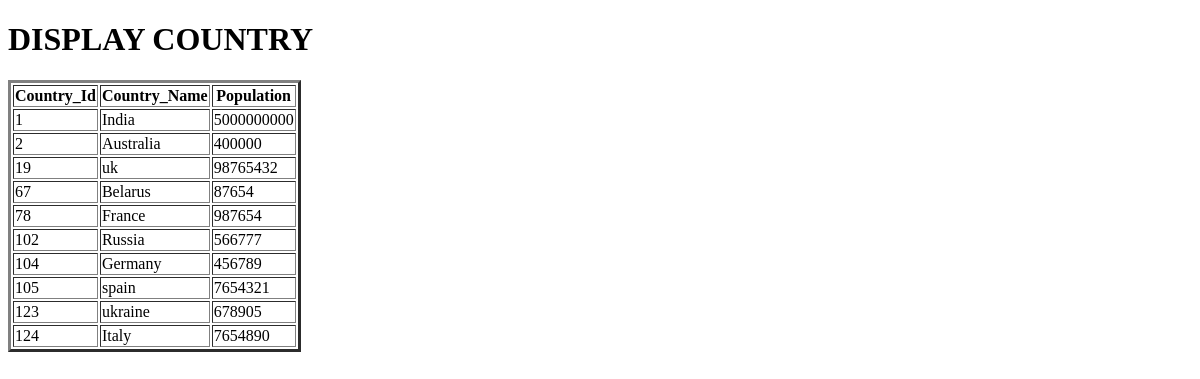
The page /display_country/ on the database as committed earlier.
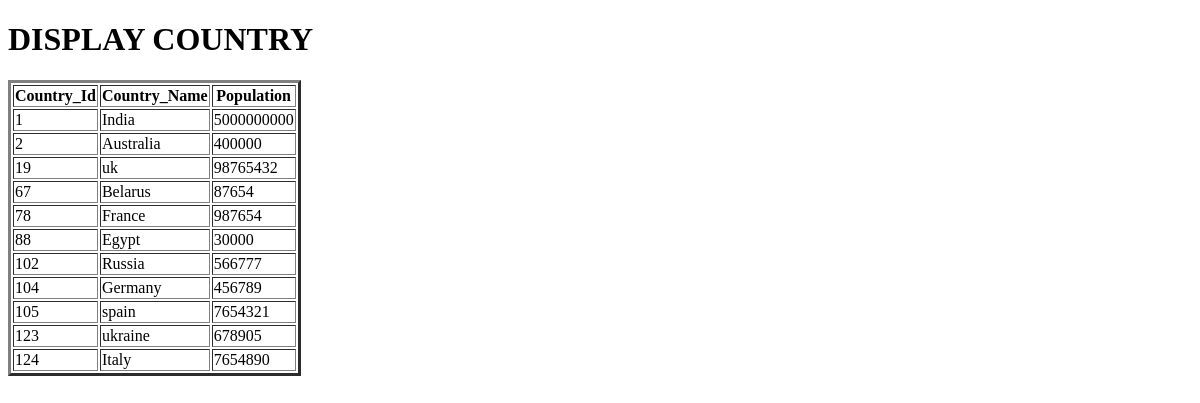
The same page on the database as committed later.
### app/models.py (models this page shows, shortened)
class Country(models.Model):
    Country_id=models.IntegerField(primary_key=True)
    Country_Name=models.CharField(max_length=100)
    population=models.IntegerField()

### app/views.py (the view)
# urls.py: path('display_country/',display_country,name='display_country'),
def display_country(request):
    QLCO=Country.objects.all()
    d={'QLCO':QLCO}
    return render(request,'display_country.html',d)

### templates/display_country.html (shortened to what this page needs)
<!DOCTYPE html>
<html lang="en">
<head>
</head>
<body>
    <h1>DISPLAY COUNTRY</h1>
    <table border="3px">
        <tr>
            <th>
                Country_Id
            </th>
            <th>
                Country_Name
            </th>
            <th>
                Population
            </th>
        </tr>
    {% for co in QLCO %}
        <tr>
            <td>
                {{ co.Country_id }}
            </td>
            <td>
                {{ co.Country_Name }}
            </td>
            <td>
                {{ co.population }}
            </td>
        </tr>
    {% endfor %}
    </table>
</body>
</html>

Rows that differ between the two databases and show on the page:
added Country: Country_id "88", Country_Name "Egypt", population "30000"
